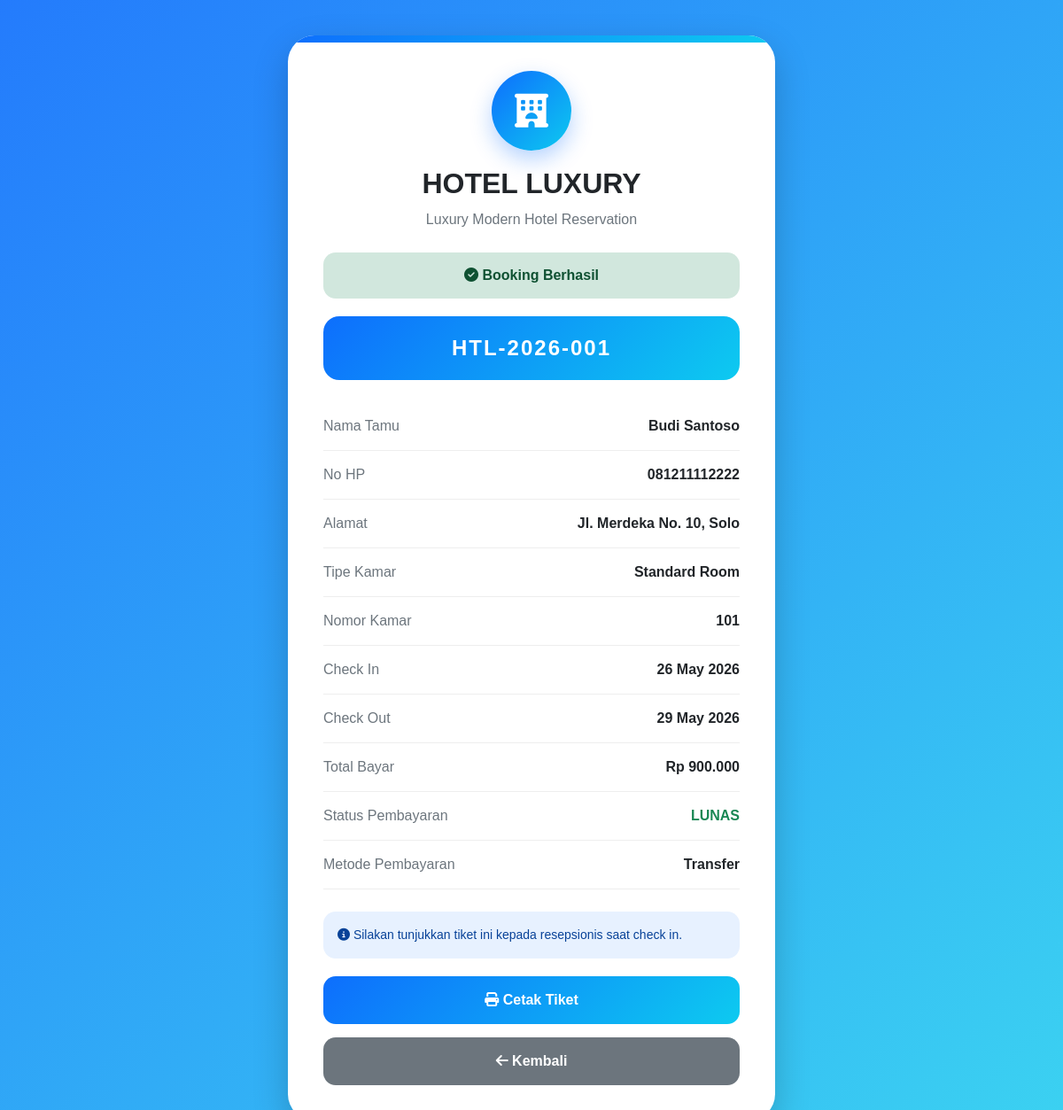
Page /tiket.php?id=1 on the committed database.
### tables this page shows
CREATE TABLE `tamu` (
  `id_tamu` int(11) NOT NULL AUTO_INCREMENT,
  `nama` varchar(100) DEFAULT NULL,
  `hp` varchar(20) DEFAULT NULL,
  `kamar` varchar(100) DEFAULT NULL,
  `alamat` text DEFAULT NULL,
  `check_in` date DEFAULT NULL,
  `check_out` date DEFAULT NULL,
  `harga` int(11) DEFAULT NULL,
  `total_hari` int(11) DEFAULT NULL,
  `total_bayar` int(11) DEFAULT NULL,
  PRIMARY KEY (`id_tamu`)
);

CREATE TABLE `kamar` (
  `id_kamar` int(11) NOT NULL AUTO_INCREMENT,
  `nomor_kamar` varchar(10) DEFAULT NULL,
  `tipe_kamar` varchar(50) DEFAULT NULL,
  `harga` decimal(12,2) DEFAULT NULL,
  `status_kamar` enum('tersedia','terisi') DEFAULT NULL,
  PRIMARY KEY (`id_kamar`)
);

### src/tiket.php (the view, shortened to what this page needs)
<?php
include 'koneksi.php';
if(isset($_GET['id'])){
    $id = intval($_GET['id']);
    $sql = "SELECT * FROM tamu WHERE id_tamu = '$id'";
    $query = mysqli_query($conn, $sql);
    $data = mysqli_fetch_array($query);
    $kode_booking = "HTL-" . date("Y") . "-" . sprintf('%03d', $data['id_tamu']);
    $kamar = $data['kamar'];
    $kamar_esc = mysqli_real_escape_string($conn, $kamar);
    $sqlKamar = "SELECT * FROM kamar WHERE tipe_kamar = '$kamar_esc'";
    $queryKamar = mysqli_query($conn, $sqlKamar);
    $dataKamar = mysqli_fetch_array($queryKamar);
    $price_per_night = floatval($dataKamar['harga'] ?? 0);
    $check_in_date = $data['check_in'] ?? null;
    $check_out_date = $data['check_out'] ?? null;
    if ($check_in_date && $check_out_date) {
        $diff_seconds = strtotime($check_out_date) - strtotime($check_in_date);
        $nights = intval(floor($diff_seconds / 86400));
    } else {
        $nights = 1;
    }
    $total_bayar = $price_per_night * $nights;
    $metode_bayar = "Transfer";
    $status_bayar = "lunas";
} else {
    header("location:pengunjung.php");
    exit;
}
?>
<!DOCTYPE html>
<html lang="id">
<head>
    <link
        href="https://cdn.jsdelivr.net/npm/bootstrap@5.3.3/dist/css/bootstrap.min.css"
        rel="stylesheet">
    <link
        rel="stylesheet"
        href="asset/css/style.css">
    <link
        rel="stylesheet"
        href="https://cdnjs.cloudflare.com/ajax/libs/font-awesome/6.5.2/css/all.min.css">
</head>
<body>
    <div class="ticket-container">
        <div class="ticket-card">
            <div class="ticket-top">
                <div class="ticket-logo">
                    <i class="fa-solid fa-hotel"></i>
                </div>
                <h2>HOTEL LUXURY</h2>
                <p>
                    Luxury Modern Hotel Reservation
                </p>
            </div>
            <div class="ticket-status">
                <i class="fa-solid fa-circle-check"></i>
                Booking Berhasil
            </div>
            <div class="ticket-code">
                <?= $kode_booking; ?>
            </div>
            <div class="ticket-info">
                <div class="ticket-row">
                    <span>Nama Tamu</span>
                    <strong><?= $data['nama']; ?></strong>
                </div>
                <div class="ticket-row">
                    <span>No HP</span>
                    <strong><?= $data['hp']; ?></strong>
                </div>
                <div class="ticket-row">
                    <span>Alamat</span>
                    <strong><?= $data['alamat']; ?></strong>
                </div>
                <div class="ticket-row">
                    <span>Tipe Kamar</span>
                    <strong><?= $data['kamar']; ?></strong>
                </div>
                <div class="ticket-row">
                    <span>Nomor Kamar</span>
                    <strong><?= $dataKamar['nomor_kamar']; ?></strong>
                </div>
                <div class="ticket-row">
                    <span>Check In</span>
                    <strong>
                        <?= date('d M Y', strtotime($data['check_in'])); ?>
                    </strong>
                </div>
                <div class="ticket-row">
                    <span>Check Out</span>
                    <strong>
                        <?= date('d M Y', strtotime($data['check_out'])); ?>
                    </strong>
                </div>
                <div class="ticket-row">
                    <span>Total Bayar</span>
                    <strong>
                        Rp <?= number_format($total_bayar,0,',','.'); ?>
                    </strong>
                </div>
                <div class="ticket-row">
                    <span>Status Pembayaran</span>
                    <strong class="text-success">
                        <?= strtoupper($status_bayar); ?>
                    </strong>
                </div>
                <div class="ticket-row">
                    <span>Metode Pembayaran</span>
                    <strong>
                        <?= $metode_bayar; ?>
                    </strong>
                </div>
            </div>
            <div class="ticket-alert">
                <i class="fa-solid fa-info-circle"></i>
                Silakan tunjukkan tiket ini kepada resepsionis saat check in.
            </div>
            <button
                onclick="window.print()"
                class="btn-ticket-print">
                <i class="fa-solid fa-print"></i>
                Cetak Tiket
            </button>
            <a
                href="pengunjung.php"
                class="btn-ticket-back">
                <i class="fa-solid fa-arrow-left"></i>
                Kembali
            </a>
        </div>
    </div>
</body>
</html>

### src/asset/css/style.css (style rules this page uses)
body { margin:0; font-family:Arial, Helvetica, sans-serif; background:#f5f5f5; }
.ticket-container { width:100%; min-height:100vh; display:flex; justify-content:center; align-items:center; padding:40px 20px; background: linear-gradient( 135deg, rgba(13,110,253,0.9), rgba(13,202,240,0.8) ); }
.ticket-card { width:550px; background:white; border-radius:30px; padding:40px; box-shadow:0 15px 40px rgba(0,0,0,0.2); animation:fadeIn 0.5s ease; position:relative; overflow:hidden; }
.ticket-card::before { content:''; position:absolute; top:0; left:0; width:100%; height:8px; background:linear-gradient( 90deg, #0d6efd, #0dcaf0 ); }
.ticket-top { text-align:center; margin-bottom:25px; }
.ticket-logo { width:90px; height:90px; margin:auto; margin-bottom:18px; border-radius:50%; background:linear-gradient( 135deg, #0d6efd, #0dcaf0 ); color:white; display:flex; justify-content:center; align-items:center; font-size:38px; box-shadow:0 10px 25px rgba(13,110,253,0.3); }
.ticket-top h2 { margin:0; font-size:32px; font-weight:bold; color:#212529; }
.ticket-top p { margin-top:10px; color:#6c757d; }
.ticket-status { background:#d1e7dd; color:#0f5132; padding:14px; border-radius:14px; text-align:center; font-weight:bold; margin-bottom:20px; }
.ticket-code { background:linear-gradient( 135deg, #0d6efd, #0dcaf0 ); color:white; padding:18px; border-radius:18px; text-align:center; font-size:24px; font-weight:bold; letter-spacing:2px; margin-bottom:25px; }
.ticket-info { margin-bottom:25px; }
.ticket-row { display:flex; justify-content:space-between; align-items:center; padding:15px 0; border-bottom:1px solid #eee; gap:20px; }
.ticket-row span { color:#6c757d; }
.ticket-row strong { color:#212529; text-align:right; }
.ticket-alert { background:#e7f1ff; color:#084298; padding:16px; border-radius:14px; margin-bottom:20px; font-size:14px; }
.btn-ticket-print { width:100%; border:none; padding:15px; border-radius:14px; background:linear-gradient( 135deg, #0d6efd, #0dcaf0 ); color:white; font-size:16px; font-weight:bold; transition:0.3s; margin-bottom:15px; }
.btn-ticket-back { display:block; width:100%; text-align:center; padding:15px; border-radius:14px; background:#6c757d; color:white; text-decoration:none; font-weight:bold; transition:0.3s; }

### rows in the picture
tamu: nama "Budi Santoso", hp "081211112222", alamat "Jl. Merdeka No. 10, Solo", kamar "Standard Room", check_in "26 May 2026", check_out "29 May 2026"
kamar: nomor_kamar "101", harga.check_in "900.000"

### other values in the picture
$status_bayar "LUNAS"
$metode_bayar "Transfer"
